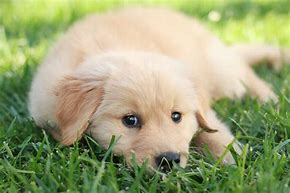
#> input picture pup_images/tan.jpeg, 290 x 193 px, found by its file name
$ python loading_displaying_images.py
#> lines starting #> are read from the running program, lines starting #| are printed output that depends on the picture
'''                 LOADING AND DISPLAYING IMAGES
How to load an image and also interact with the image and retrivingsome details from that image during the interaction with the image, we are going to display information about the format.
Get information about image mode.
Get information about image size.
Display the image


'''
# load and show an image with Pillow
from PIL import Image

# Load the image
img = Image.open('pup_images/tan.jpeg')
#> img is the input picture: PIL image 290x193 RGB; mean R, G, B 158.1, 164.7, 120.3

# Get basic details about the image
print(img.format)  # JPEG
#| JPEG
print(img.mode)  # RGB
#| RGB
print(img.size)  # (290, 193)
#| (290, 193)

# Show image
img.show()

#  save image
img.save('pup_images/puppy1_gs.jpeg')

# image resize
img = Image.open('pup_images/puppy1_gs.jpeg')

newImage = img.resize((450,500))
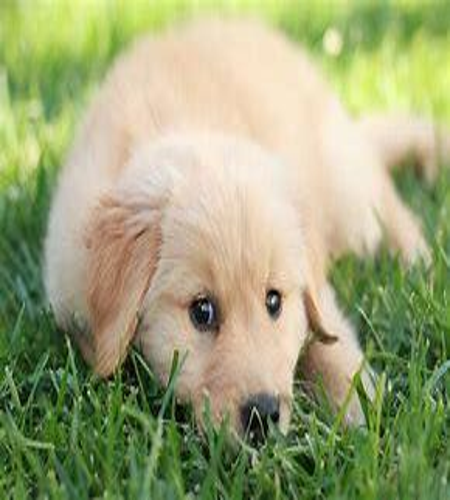
#> newImage: PIL image 450x500 RGB; mean R, G, B 158.1, 164.7, 120.4

newImage.save('pup_images/puppy1resized.jpeg')

img.rotate(45).show()
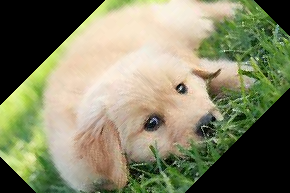
#> shown: PIL image 290x193 RGB; mean R, G, B 131.1, 131.6, 101.6

$ run again, with pup_images/white.jpeg copied over pup_images/tan.jpeg
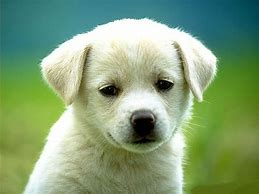
#> input picture pup_images/white.jpeg, 259 x 194 px, found by its file name
#> img is the input picture: PIL image 259x194 RGB; mean R, G, B 130.7, 159.8, 119.8
#| JPEG
#| RGB
#| (259, 194)
#> `newImage = img.resize((450,500))`:
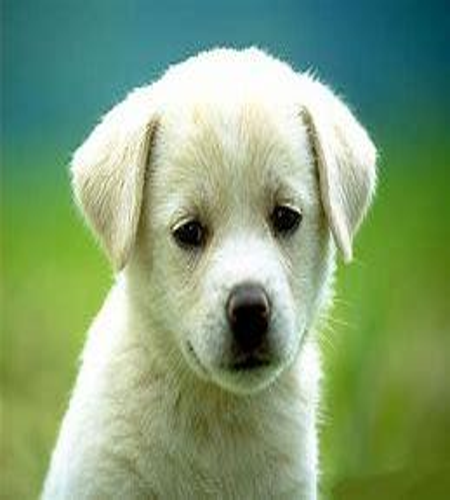
#> newImage: PIL image 450x500 RGB; mean R, G, B 130.6, 159.7, 119.8
#> `img.rotate(45).show()`:
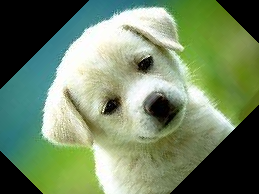
#> shown: PIL image 259x194 RGB; mean R, G, B 113, 133.6, 100.5
